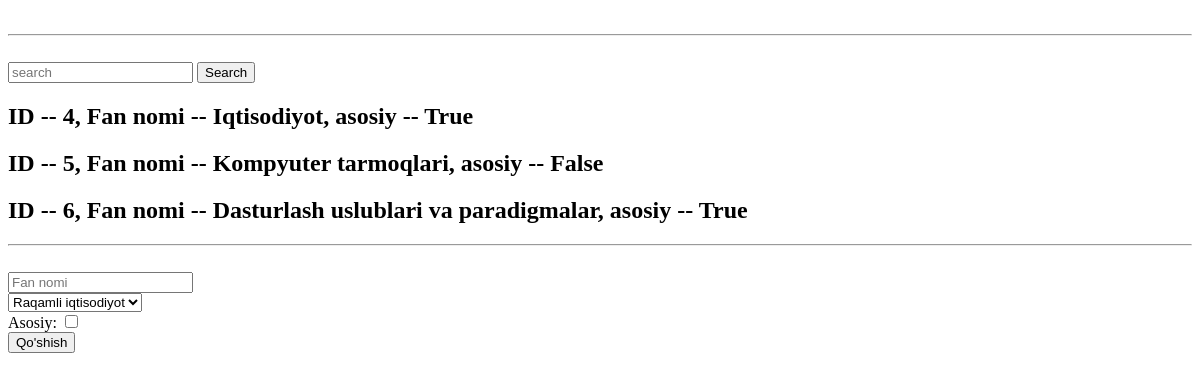
Before: /subjects/ with the older database file.
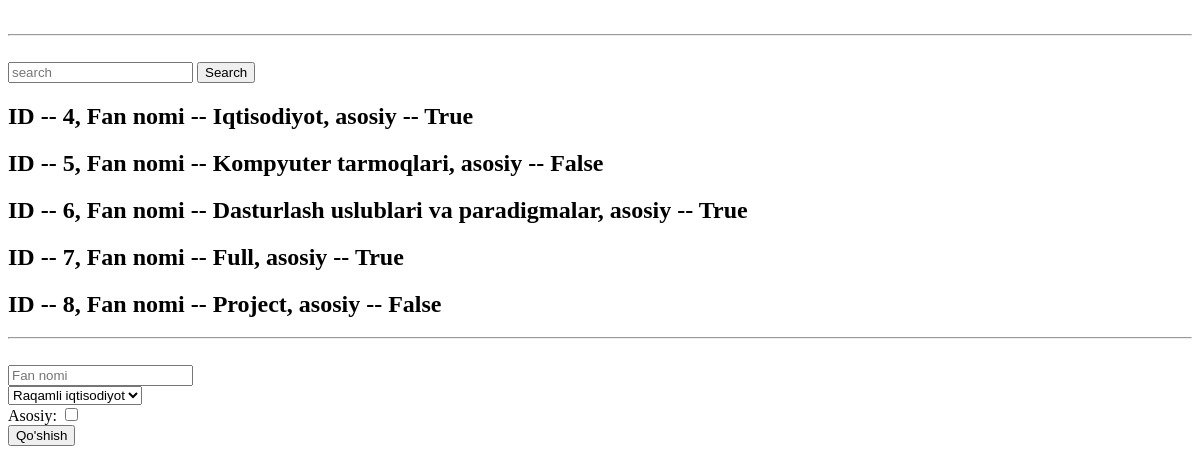
After: the same page with the newer database file.
### taskApp/models.py (models this page shows, shortened)
class Fan(models.Model):
    nom = models.CharField(max_length=255)
    yonalish = models.ForeignKey(Yonalish, on_delete=models.CASCADE)
    asosiy = models.BooleanField()

### taskApp/views.py (the view, shortened to what this page needs)
# urls.py: path('subjects/', subjects),
def subjects(request):
    word = request.GET.get("search_word")
    result = Fan.objects.all()
    if word:
        result = result.filter(nom__contains=word)
    content = {
        "subjects": result,
        "yonalishlar": Yonalish.objects.all()
    }
    return render(request, 'subjects.html', content)

### templates/subjects.html (shortened to what this page needs)
<!DOCTYPE html>
<html lang="en">
<head>
</head>
<body>
<br>
<hr>
<br>
<form method="get">
    <input type="text" placeholder="search" name="search_word">
    <button>Search</button>
</form>
{% for s in subjects %}
<h2>ID -- {{s.id}}, Fan nomi -- {{s.nom}}, asosiy -- {{s.asosiy}}</h2>
{% endfor %}
<hr>
<br>
<form method="post">
    <input type="text" placeholder="Fan nomi" name="nom"><br>
    <select name="yonalish" id="yonalish">
        {% for yonalish in yonalishlar %}
        <option value="{{yonalish.id}}">{{yonalish.nom}}</option>
        {% endfor %}
    </select><br>
    <label for="asosiy">Asosiy: </label>
    <input type="checkbox" id="asosiy" name="asosiy"><br>
    <button>Qo'shish</button>
</form>
</body>
</html>

Changed rows visible on the page:
added Fan: id "7", nom "Full", asosiy "True"
added Fan: id "8", nom "Project", asosiy "False"
